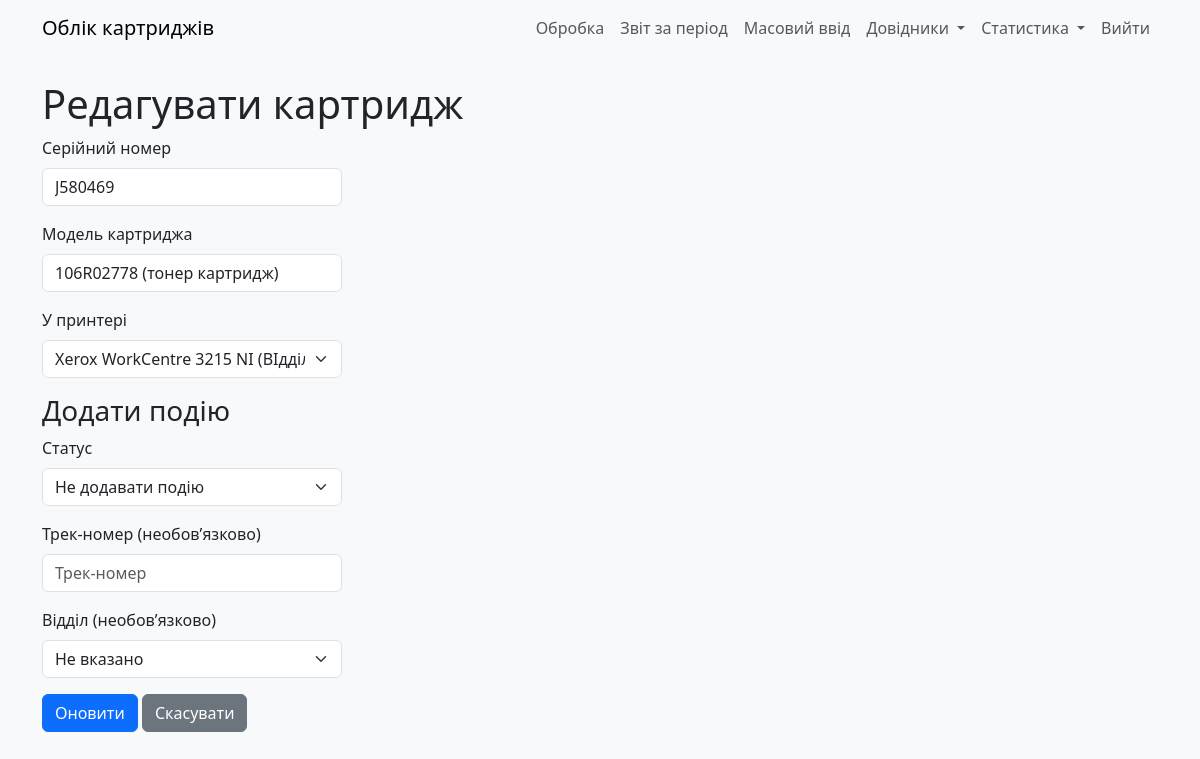
/edit_cartridge/9 (signed in), run on an earlier commit of the app's database.
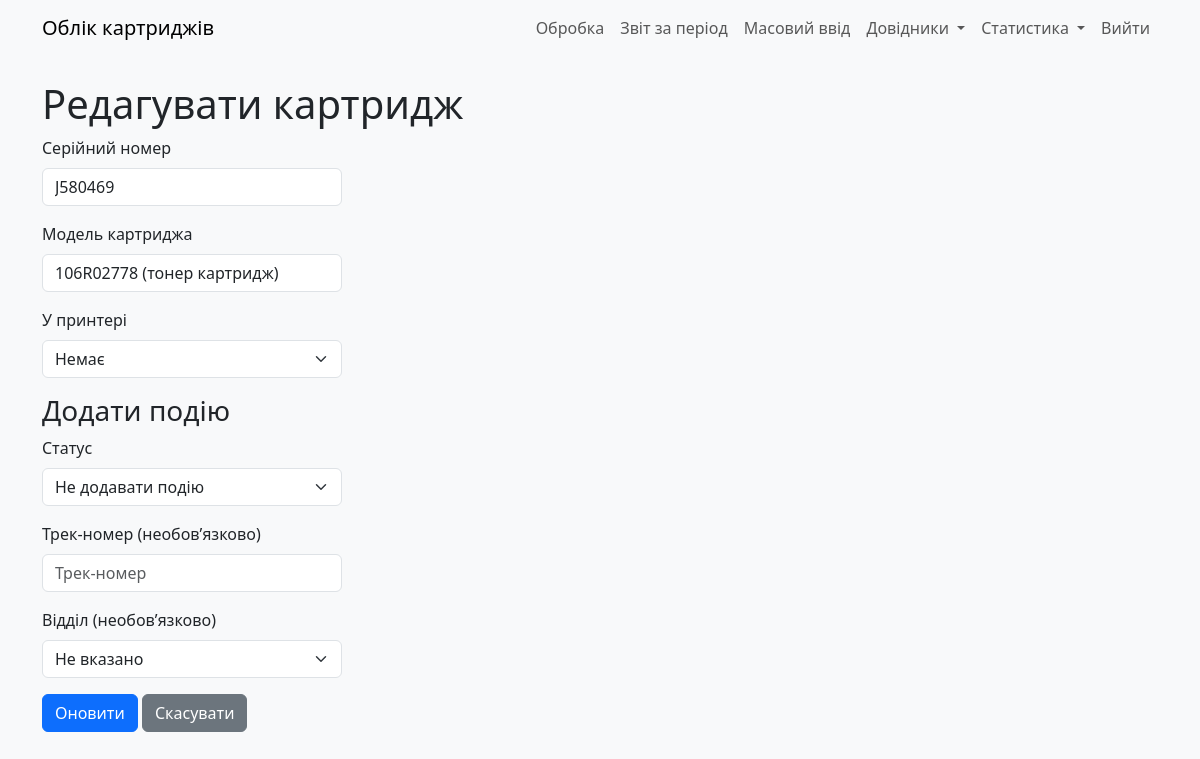
And on a later commit of the database.
### models.py (models this page shows)
class Cartridges(db.Model):
    __tablename__ = "cartridges"
    id: Mapped[int] = mapped_column(primary_key=True)
    serial_num: Mapped[str] = mapped_column(String(255), server_default="N/A")
    in_printer: Mapped[int] = mapped_column(ForeignKey(CustomerEquipment.id), nullable=True)
    cartridge_model: Mapped[str] = mapped_column(String(255), nullable=True)  # Текстове поле
    user_updated: Mapped[int] = mapped_column(ForeignKey(User.id))
    time_updated: Mapped[DateTime] = mapped_column(DateTime, server_default=func.now())
    curr_status: Mapped[int] = mapped_column(Integer, nullable=False, default=0)
    curr_dept: Mapped[int] = mapped_column(Integer, nullable=False, default=0)
    curr_parcel_track: Mapped[str] = mapped_column(String(13), nullable=True)

class PrinterModel(db.Model):
    __tablename__ = "model_print"
    id: Mapped[int] = mapped_column(primary_key=True)
    model_name: Mapped[str] = mapped_column(String(30))
    ink_type: Mapped[int] = mapped_column(Integer, server_default=literal(0))
    user_updated: Mapped[int] = mapped_column(ForeignKey(User.id))
    time_updated: Mapped[DateTime] = mapped_column(DateTime, server_default=func.now())

### app.py (the view)
    def wrapper(*args, **kwargs):
        if current_user.role != 'admin':
            abort(403)
        return f(*args, **kwargs)

### app.py (called while the page is built, shortened)
@login_manager.user_loader
def load_user(user_id):
    return User.query.get(int(user_id))

def admin_required(f):
    def wrapper(*args, **kwargs):
        if current_user.role != 'admin':
            abort(403)
        return f(*args, **kwargs)
    wrapper.__name__ = f.__name__
    return wrapper

@app.route('/edit_cartridge/<int:cartridge_id>', methods=['GET', 'POST'])
@login_required
@admin_required
def edit_cartridge(cartridge_id):
    cartridge = Cartridges.query.get_or_404(cartridge_id)
    equipments = CustomerEquipment.query.all()
    return render_template('edit_cartridge.html',
                           RefillDept=RefillDept,
                           PrinterModel=PrinterModel,
                           cartridge=cartridge,
                           equipments=equipments)

### templates/edit_cartridge.html (shortened to what this page needs)
{% extends "base.html" %}
{% block content %}
    <h1>Редагувати картридж</h1>
    <form method="POST">
        <div class="mb-3">
            <label for="serial_num" class="form-label">Серійний номер</label>
            <input type="text" class="form-control" id="serial_num" name="serial_num" value="{{ cartridge.serial_num }}" required>
        </div>
        <div class="mb-3">
            <label for="cartridge_model" class="form-label">Модель картриджа</label>
            <input type="text" class="form-control" id="cartridge_model" name="cartridge_model" value="{{ cartridge.cartridge_model or '' }}">
        </div>
        <div class="mb-3">
            <label for="in_printer" class="form-label">У принтері</label>
            <select class="form-select" id="in_printer" name="in_printer">
                <option value="">Немає</option>
                {% for equip in equipments %}
                    {% set model = PrinterModel.query.get(equip.print_model) %}
                    {% set dept = RefillDept.query.get(equip.print_dept) %}
                    <option value="{{ equip.id }}" {% if cartridge.in_printer == equip.id %}selected{% endif %}>
                        {{ model.model_name }} ({{ dept.deptname }})
                    </option>
                {% endfor %}
            </select>
        </div>
        <h3>Додати подію</h3>
        <div class="mb-3">
            <label for="status" class="form-label">Статус</label>
            <select class="form-select" id="status" name="status">
                <option value="">Не додавати подію</option>
            </select>
        </div>
        <div class="mb-3">
            <label for="parcel_track" class="form-label">Трек-номер (необов’язково)</label>
            <input type="text" class="form-control" id="parcel_track" name="parcel_track" maxlength="13" placeholder="Трек-номер">
        </div>
        <div class="mb-3">
            <label for="exec_dept" class="form-label">Відділ (необов’язково)</label>
            <select class="form-select" id="exec_dept" name="exec_dept">
                <option value="">Не вказано</option>
            </select>
        </div>
        <button type="submit" class="btn btn-primary">Оновити</button>
        <a href="{{ url_for('cartridges') }}" class="btn btn-secondary">Скасувати</a>
    </form>
{% endblock %}

### templates/base.html (shortened to what this page needs)
<!DOCTYPE html>
<html lang="uk">
<head>
    <link rel="stylesheet" href="{{ url_for('static', filename='css/bootstrap.min.css') }}">
    <link rel="stylesheet" href="{{ url_for('static', filename='css/style.css') }}">
</head>
<body>
    <nav class="navbar navbar-expand-lg navbar-light bg-light">
        <div class="container">
            <a class="navbar-brand" href="{{ url_for('index') }}">Облік картриджів</a>
            <div class="collapse navbar-collapse" id="navbarNav">
                <ul class="navbar-nav ms-auto">
                    {% if current_user.is_authenticated %}
                        <li class="nav-item">
                            <a class="nav-link" href="{{ url_for('processCartridge') }}" id="processCartridge">Обробка</a>
                        </li>
                        <li class="nav-item">
                            <a class="nav-link" href="{{ url_for('report_period') }}">Звіт за період</a>
                        </li>
                        <li class="nav-item">
                            <a class="nav-link" href="{{ url_for('mass_input') }}" id="massInput">Масовий ввід</a>
                        </li>
                        <li class="nav-item dropdown">
                            <a class="nav-link dropdown-toggle" href="#" id="navbarDropdownRefs" role="button" data-bs-toggle="dropdown" aria-expanded="false">
                                Довідники
                            </a>
                        </li>
                        <li class="nav-item dropdown">
                            <a class="nav-link dropdown-toggle" href="#" id="navbarDropdownStats" role="button" data-bs-toggle="dropdown" aria-expanded="false">
                                Статистика
                            </a>
                        </li>
                        <li class="nav-item">
                            <a class="nav-link" href="{{ url_for('logout') }}">Вийти</a>
                        </li>
                    {% else %}
                        <li class="nav-item">
                            <a class="nav-link" href="{{ url_for('login') }}">Увійти</a>
                        </li>
                    {% endif %}
                </ul>
            </div>
        </div>
    </nav>
    <div class="container mt-4">
        {% block content %}{% endblock %}
    </div>
</body>
</html>

### static/css/style.css (style rules this page uses)
body { background-color: #f8f9fa; }
.form-control, .form-select { max-width: 300px; }
.navbar-nav .nav-link { padding-left: 10px; padding-right: 10px; }

What changed in the data, as far as the page shows it:
changed Cartridges "106R02778 (тонер картридж)": in_printer "Xerox WorkCentre 3215 NI (ВІдділ розвитку фінансового бізнесу (Медвідь З.І.))" → (not shown)
Also different on the page:
form field in_printer: (not shown) → "Немає"
